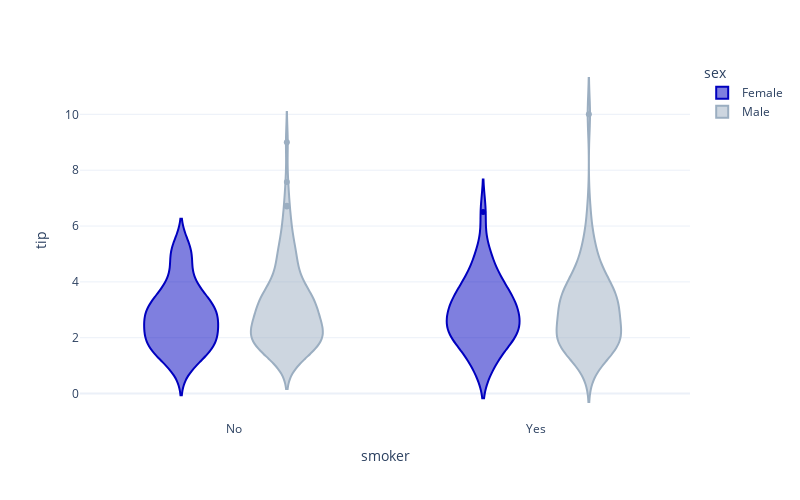

Here is the notebook cell this chart was saved with:
### Code cell
df = px.data.tips()
fig = px.violin(df, y="tip", x="smoker", color="sex", hover_data=df.columns)

fig.update_layout(
    width=800,
    height=500,
)

fig.show()

### Figure 1 — Plotly figure (JSON) as saved in the notebook; plotly's stock layout.template omitted (floating-point values rounded to 4 significant figures; data arrays with more than 128 entries replaced by an {"elided": "..."} marker saying what was removed)
{"data": [{"alignmentgroup": "True", "box": {"visible": false}, "customdata": {"elided": "87x5 mixed values"}, "hovertemplate": "sex=%{customdata[1]}<br>smoker=%{x}<br>tip=%{y}<br>total_bill=%{customdata[0]}<br>day=%{customdata[2]}<br>time=%{customdata[3]}<br>size=%{customdata[4]}<extra></extra>", "legendgroup": "Female", "marker": {"color": "#0000bf"}, "name": "Female", "offsetgroup": "Female", "orientation": "v", "scalegroup": "True", "showlegend": true, "type": "violin", "x": ["No", "No", "No", "No", "No", "No", "No", "No", "No", "No", "No", "No", "No", "No", "No", "No", "Yes", "No", "Yes", "Yes", "No", "No", "No", "Yes", "Yes", "No", "Yes", "Yes", "Yes", "Yes", "No", "Yes", "No", "No", "No", "No", "No", "No", "No", "No", "No", "No", "No", "No", "No", "No", "No", "No", "No", "No", "No", "No", "No", "No", "No", "No", "No", "No", "No", "No", "No", "Yes", "Yes", "Yes", "Yes", "Yes", "Yes", "Yes", "Yes", "Yes", "Yes", "Yes", "Yes", "Yes", "Yes", "Yes", "Yes", "Yes", "Yes", "Yes", "No", "Yes", "Yes", "Yes", "No", "Yes", "No"], "x0": " ", "xaxis": "x", "y": [1.01, 3.61, 5, 3.02, 1.67, 3.5, 2.75, 2.23, 3, 3, 2.45, 3.07, 2.6, 5.2, 1.5, 2.47, 1, 3, 3.14, 5, 2.2, 1.83, 5.17, 1, 4.3, 3.25, 2.5, 3, 2.5, 3.48, 4.08, 4, 1, 4, 3.5, 1.5, 1.8, 2.92, 1.68, 2.52, 4.2, 2, 2, 2.83, 1.5, 2, 3.25, 1.25, 2, 2, 2.75, 3.5, 5, 2.3, 1.5, 1.36, 1.63, 5.14, 3.75, 2.61, 2, 3, 1.61, 2, 4, 3.5, 3.5, 4.19, 5, 2, 2.01, 2, 2.5, 3.23, 2.23, 2.5, 6.5, 1.1, 3.09, 3.48, 3, 2.5, 2, 2.88, 4.67, 2, 3], "y0": " ", "yaxis": "y"}, {"alignmentgroup": "True", "box": {"visible": false}, "customdata": {"elided": "157x5 mixed values"}, "hovertemplate": "sex=%{customdata[1]}<br>smoker=%{x}<br>tip=%{y}<br>total_bill=%{customdata[0]}<br>day=%{customdata[2]}<br>time=%{customdata[3]}<br>size=%{customdata[4]}<extra></extra>", "legendgroup": "Male", "marker": {"color": "#9baec1"}, "name": "Male", "offsetgroup": "Male", "orientation": "v", "scalegroup": "True", "showlegend": true, "type": "violin", "x": {"elided": "157 str values"}, "x0": " ", "xaxis": "x", "y": {"elided": "157 float values"}, "y0": " ", "yaxis": "y"}], "layout": {"height": 500, "legend": {"title": {"text": "sex"}, "tracegroupgap": 0}, "margin": {"t": 60}, "violinmode": "group", "width": 800, "xaxis": {"anchor": "y", "domain": [0, 1], "title": {"text": "smoker"}}, "yaxis": {"anchor": "x", "domain": [0, 1], "title": {"text": "tip"}}}}
